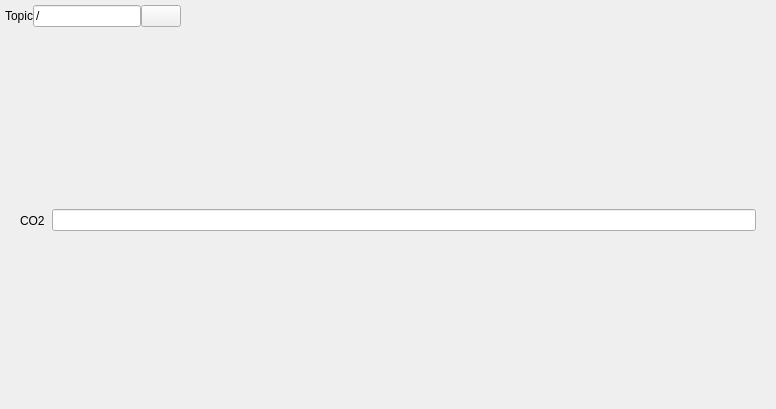
<?xml version="1.0" encoding="UTF-8"?>
<ui version="4.0">
 <class>HeatSensorViewerWidget</class>
 <widget class="QWidget" name="HeatSensorViewerWidget">
  <property name="geometry">
   <rect>
    <x>0</x>
    <y>0</y>
    <width>776</width>
    <height>409</height>
   </rect>
  </property>
  <property name="sizePolicy">
   <sizepolicy hsizetype="Expanding" vsizetype="Expanding">
    <horstretch>0</horstretch>
    <verstretch>0</verstretch>
   </sizepolicy>
  </property>
  <property name="acceptDrops">
   <bool>true</bool>
  </property>
  <property name="windowTitle">
   <string>HeatSensorViewer</string>
  </property>
  <layout class="QVBoxLayout" name="verticalLayout">
   <property name="spacing">
    <number>0</number>
   </property>
   <property name="leftMargin">
    <number>0</number>
   </property>
   <property name="topMargin">
    <number>0</number>
   </property>
   <property name="rightMargin">
    <number>0</number>
   </property>
   <property name="bottomMargin">
    <number>0</number>
   </property>
   <item>
    <layout class="QHBoxLayout" name="dataPlotControls">
     <property name="spacing">
      <number>0</number>
     </property>
     <property name="leftMargin">
      <number>5</number>
     </property>
     <property name="topMargin">
      <number>5</number>
     </property>
     <property name="rightMargin">
      <number>5</number>
     </property>
     <property name="bottomMargin">
      <number>5</number>
     </property>
     <item>
      <widget class="QLabel" name="label">
       <property name="text">
        <string>Topic</string>
       </property>
      </widget>
     </item>
     <item>
      <widget class="QLineEdit" name="topic_edit">
       <property name="sizePolicy">
        <sizepolicy hsizetype="Fixed" vsizetype="Fixed">
         <horstretch>0</horstretch>
         <verstretch>0</verstretch>
        </sizepolicy>
       </property>
       <property name="text">
        <string>/</string>
       </property>
      </widget>
     </item>
     <item>
      <widget class="QPushButton" name="subscribe_topic_button">
       <property name="sizePolicy">
        <sizepolicy hsizetype="Fixed" vsizetype="Fixed">
         <horstretch>0</horstretch>
         <verstretch>0</verstretch>
        </sizepolicy>
       </property>
       <property name="contextMenuPolicy">
        <enum>Qt::DefaultContextMenu</enum>
       </property>
       <property name="toolTip">
        <string>add topic to plot</string>
       </property>
       <property name="iconSize">
        <size>
         <width>16</width>
         <height>16</height>
        </size>
       </property>
      </widget>
     </item>
     <item>
      <spacer name="horizontalSpacer">
       <property name="orientation">
        <enum>Qt::Horizontal</enum>
       </property>
       <property name="sizeHint" stdset="0">
        <size>
         <width>40</width>
         <height>20</height>
        </size>
       </property>
      </spacer>
     </item>
    </layout>
   </item>
   <item>
    <layout class="QHBoxLayout" name="data_plot_layout">
     <property name="spacing">
      <number>0</number>
     </property>
     <property name="leftMargin">
      <number>0</number>
     </property>
     <property name="topMargin">
      <number>5</number>
     </property>
     <property name="rightMargin">
      <number>0</number>
     </property>
     <property name="bottomMargin">
      <number>5</number>
     </property>
     <item>
      <spacer name="verticalSpacer_left">
       <property name="orientation">
        <enum>Qt::Vertical</enum>
       </property>
       <property name="sizeHint" stdset="0">
        <size>
         <width>20</width>
         <height>40</height>
        </size>
       </property>
      </spacer>
     </item>
     <item>
      <widget class="QLabel" name="co2_label">
       <property name="text">
        <string>CO2  </string>
       </property>
      </widget>
     </item>
     <item>
      <widget class="QLineEdit" name="data_edit"/>
     </item>
     <item>
      <spacer name="verticalSpacer">
       <property name="orientation">
        <enum>Qt::Vertical</enum>
       </property>
       <property name="sizeHint" stdset="0">
        <size>
         <width>20</width>
         <height>40</height>
        </size>
       </property>
      </spacer>
     </item>
    </layout>
   </item>
  </layout>
 </widget>
 <resources/>
 <connections/>
</ui>
